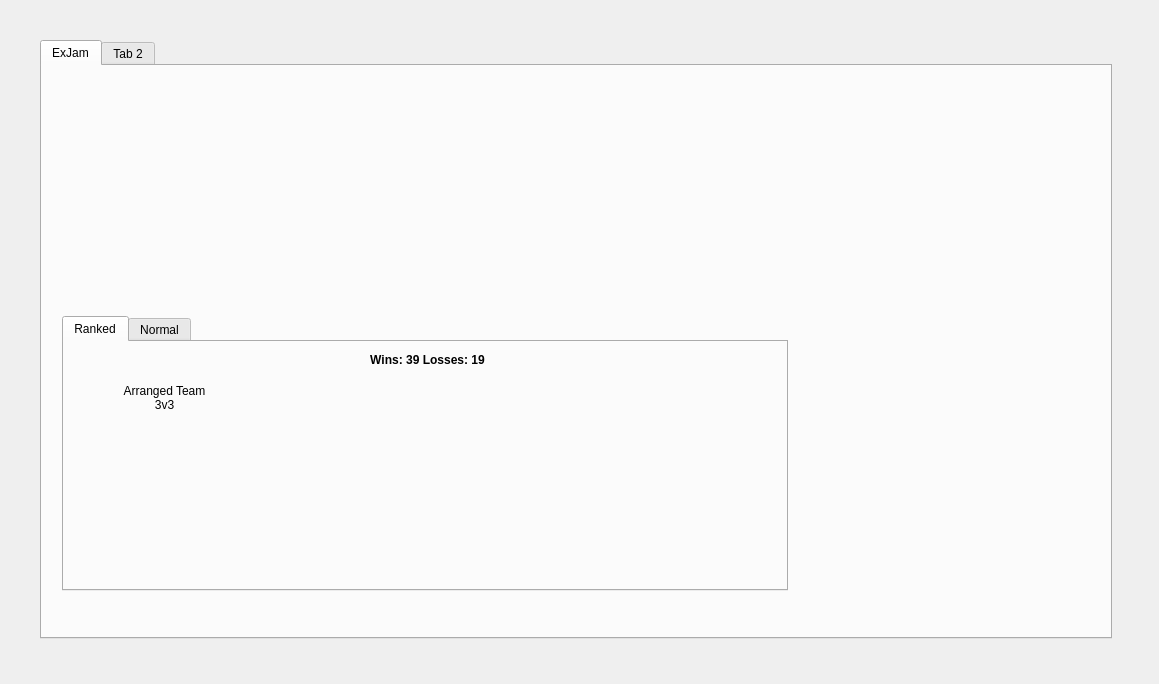
<?xml version="1.0" encoding="UTF-8"?>
<ui version="4.0">
 <class>Profile</class>
 <widget class="QWidget" name="Profile">
  <property name="geometry">
   <rect>
    <x>0</x>
    <y>0</y>
    <width>1159</width>
    <height>684</height>
   </rect>
  </property>
  <property name="windowTitle">
   <string>Form</string>
  </property>
  <property name="styleSheet">
   <string notr="true">QTabBar::tab {
	font: 10pt &quot;Fritz Quadrata&quot;;
	position: absolute;
	top: 1px;
	width: 100px;
	height: 25px;
	margin-left: -1px;
	border-style: solid;
	border-top-left-radius: 4px;
	border-top-right-radius: 4px;
	border-width: 1px;
	border-color: rgb(201, 162, 60);
	background-color: qlineargradient(x1: 0, y1: 0, x2: 0, y2: 1, stop: 0 rgb(218, 206, 170), stop: 0.19 rgb(206, 190, 143), stop: 0.8 rgb(211, 197, 155), stop: 1 rgb(185, 171, 131));
}

#profileTabs &gt; QTabBar::tab {
	height: 40px;
	width: 250px;
	font: 14pt &quot;Fritz Quadrata&quot;;
}

QTabBar::tab:first {
	margin-left: 0px;
}

QTabBar::tab:hover {
	border-color: rgb(201, 162, 60);
	background-color: qlineargradient(x1: 0, y1: 0, x2: 0, y2: 1, stop: 0 rgb(237, 231, 213), stop: 0.5 rgb(212, 197, 156), stop: 0.8 rgb(211, 197, 155), stop: 1 rgb(185, 171, 131));
}

QTabBar::tab:pressed {
	border-color: rgb(201, 162, 60);
	background-color: qlineargradient(x1: 0, y1: 0, x2: 0, y2: 1, stop: 0 rgb(218, 206, 170), stop: 0.19 rgb(206, 190, 143), stop: 0.8 rgb(211, 197, 155), stop: 1 rgb(185, 171, 131));
}

QTabBar::tab:selected {
	color: rgb(107, 7, 7);
	border-bottom-color: rgb(225, 210, 170);
	background-color: qlineargradient(x1: 0, y1: 0, x2: 0, y2: 1, stop: 0 rgb(236, 228, 205), stop: 0.19 rgb(228, 214, 177), stop: 0.89 rgb(228, 214, 177), stop: 1 rgb(232, 222, 191));
}

QTabWidget::pane {
	position: absolute;
	top: -1px;
	padding: 0px;
	margin: 0px;
	border: 0px;
}

#gameStats &gt; QWidget &gt; QWidget  {
	background-image: url(assets/images/playerProfile/statstabs_bg.png);
}</string>
  </property>
  <widget class="QLabel" name="background">
   <property name="geometry">
    <rect>
     <x>0</x>
     <y>0</y>
     <width>1159</width>
     <height>684</height>
    </rect>
   </property>
   <property name="text">
    <string/>
   </property>
   <property name="pixmap">
    <pixmap>assets/images/backgrounds/parchment.png</pixmap>
   </property>
  </widget>
  <widget class="QTabWidget" name="profileTabs">
   <property name="geometry">
    <rect>
     <x>40</x>
     <y>40</y>
     <width>1072</width>
     <height>599</height>
    </rect>
   </property>
   <property name="currentIndex">
    <number>0</number>
   </property>
   <widget class="QWidget" name="tab_3">
    <attribute name="title">
     <string>ExJam</string>
    </attribute>
    <widget class="QWidget" name="tabs" native="true">
     <property name="geometry">
      <rect>
       <x>0</x>
       <y>0</y>
       <width>1072</width>
       <height>573</height>
      </rect>
     </property>
     <property name="styleSheet">
      <string notr="true">#tabs {
	background-image: url(assets/images/playerProfile/tabs_bg2.png);
}
</string>
     </property>
     <widget class="QWidget" name="tabProfile" native="true">
      <property name="geometry">
       <rect>
        <x>0</x>
        <y>40</y>
        <width>1071</width>
        <height>531</height>
       </rect>
      </property>
      <widget class="QWidget" name="mostPlayed" native="true">
       <property name="geometry">
        <rect>
         <x>780</x>
         <y>230</y>
         <width>261</width>
         <height>247</height>
        </rect>
       </property>
       <property name="styleSheet">
        <string notr="true">#mostPlayed {
	background-image: url(assets/images/playerProfile/mostplayedchamps.jpg);
}
</string>
       </property>
      </widget>
      <widget class="QWidget" name="summonerHead" native="true">
       <property name="geometry">
        <rect>
         <x>20</x>
         <y>30</y>
         <width>1026</width>
         <height>149</height>
        </rect>
       </property>
       <property name="styleSheet">
        <string notr="true">#summonerHead {
	background-image: url(assets/images/playerProfile/summoner_header.png);
}
</string>
       </property>
       <widget class="QLabel" name="xpbar">
        <property name="geometry">
         <rect>
          <x>815</x>
          <y>93</y>
          <width>178</width>
          <height>30</height>
         </rect>
        </property>
        <property name="text">
         <string/>
        </property>
        <property name="pixmap">
         <pixmap>assets/images/playerProfile/expbar.jpg</pixmap>
        </property>
       </widget>
      </widget>
      <widget class="QTabWidget" name="gameStats">
       <property name="geometry">
        <rect>
         <x>20</x>
         <y>210</y>
         <width>726</width>
         <height>275</height>
        </rect>
       </property>
       <property name="autoFillBackground">
        <bool>false</bool>
       </property>
       <property name="currentIndex">
        <number>0</number>
       </property>
       <property name="documentMode">
        <bool>false</bool>
       </property>
       <property name="tabsClosable">
        <bool>false</bool>
       </property>
       <property name="movable">
        <bool>false</bool>
       </property>
       <widget class="QWidget" name="rankedStats">
        <attribute name="title">
         <string>Ranked</string>
        </attribute>
        <widget class="QLabel" name="label">
         <property name="geometry">
          <rect>
           <x>3</x>
           <y>7</y>
           <width>721</width>
           <height>22</height>
          </rect>
         </property>
         <property name="styleSheet">
          <string notr="true">font: 14pt &quot;Arial&quot;;
font-weight: bold;</string>
         </property>
         <property name="text">
          <string>Wins: 39 Losses: 19</string>
         </property>
         <property name="alignment">
          <set>Qt::AlignCenter</set>
         </property>
        </widget>
        <widget class="QWidget" name="widget" native="true">
         <property name="geometry">
          <rect>
           <x>10</x>
           <y>40</y>
           <width>391</width>
           <height>201</height>
          </rect>
         </property>
         <widget class="QLabel" name="label_2">
          <property name="geometry">
           <rect>
            <x>0</x>
            <y>0</y>
            <width>177</width>
            <height>193</height>
           </rect>
          </property>
          <property name="text">
           <string/>
          </property>
          <property name="pixmap">
           <pixmap>assets/images/playerProfile/profile_medalGoldRanked.png</pixmap>
          </property>
         </widget>
         <widget class="QLabel" name="label_3">
          <property name="geometry">
           <rect>
            <x>0</x>
            <y>0</y>
            <width>181</width>
            <height>31</height>
           </rect>
          </property>
          <property name="styleSheet">
           <string notr="true">font: 10pt &quot;Fritz Quadrata&quot;;</string>
          </property>
          <property name="text">
           <string>Arranged Team
3v3</string>
          </property>
          <property name="alignment">
           <set>Qt::AlignCenter</set>
          </property>
         </widget>
        </widget>
       </widget>
       <widget class="QWidget" name="tab_2">
        <attribute name="title">
         <string>Normal</string>
        </attribute>
       </widget>
      </widget>
     </widget>
    </widget>
   </widget>
   <widget class="QWidget" name="tab_4">
    <attribute name="title">
     <string>Tab 2</string>
    </attribute>
   </widget>
  </widget>
 </widget>
 <resources/>
 <connections/>
</ui>
